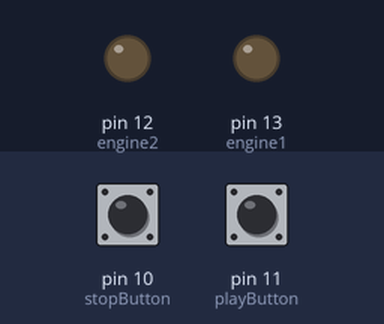
Recording of a sketch running on a simulated Arduino Uno, built with avr-gcc and run on an emulated ATmega328P. Parts: output pins drawn as LEDs (lit = HIGH). The inputs (shaded band) are chosen by the test bench; at power-on: pin 11 (playButton) HIGH, pin 10 (stopButton) HIGH.

Above: at 1.2 s.
1.3 s: pin 11 (playButton) pulled LOW for 0.15 s
At 2.2 s:
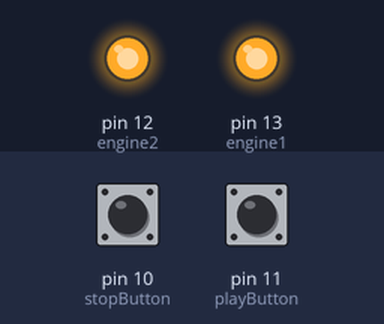
2.9 s: pin 10 (stopButton) pulled LOW for 0.15 s
At 3.4 s:
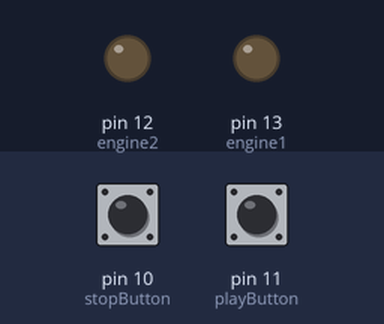
4.5 s: pin 11 (playButton) pulled LOW for 1 s
At 5.9 s:
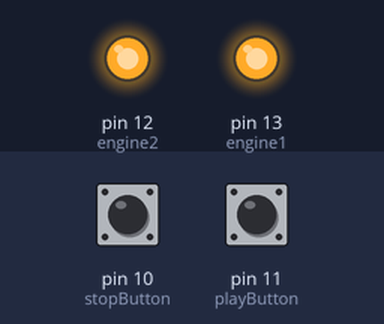
Timing chart, 0 to 7.5 s (numbered marks = the images above; inputs shaded):
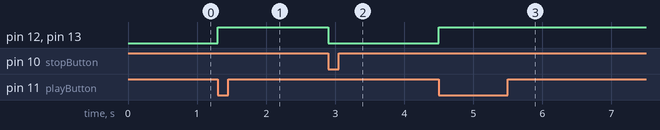

The sketch:

ConveyorBelt.ino
```cpp
const int engine1 = 13;
const int engine2 = 12;
const int playButton = 11;
const int stopButton = 10;

void setup() {
  // put your setup code here, to run once:
  pinMode(engine1, OUTPUT);
  pinMode(engine2, OUTPUT);

  pinMode(playButton, INPUT_PULLUP);
  pinMode(stopButton, INPUT_PULLUP);
}

void loop() {
  // put your main code here, to run repeatedly:
  if (digitalRead(playButton) == LOW) {
    digitalWrite(engine1, HIGH);
    digitalWrite(engine2, HIGH);
    delay(200);
  } else if (digitalRead(stopButton) == LOW) {
    digitalWrite(engine1, LOW);
    digitalWrite(engine2, LOW);
    delay(200);
  }
}
```

Measured:
- after the input at 1.3 s, pin 12 (engine2), pin 13 (engine1): LOW → HIGH at once
- after the input at 2.9 s, pin 12 (engine2), pin 13 (engine1): HIGH → LOW at once
- after the input at 4.5 s, pin 12 (engine2), pin 13 (engine1): LOW → HIGH at once
